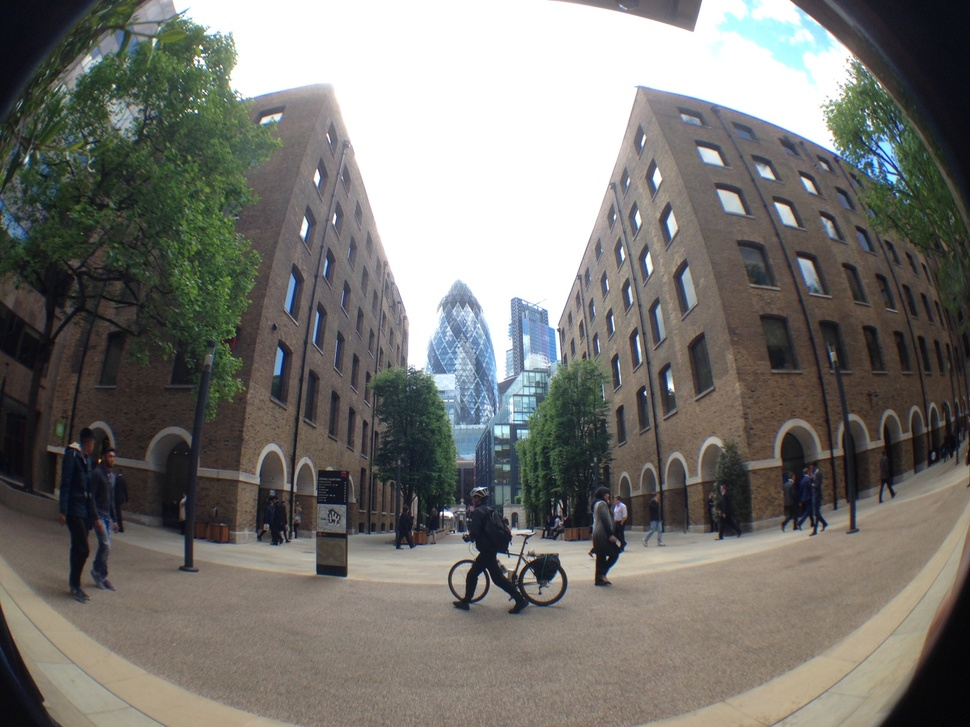
#> input picture week8/data/photo-1.jpg, 970 x 727 px, shrunk from 1632 x 1224 before the run
$ jupyter execute fish_eye_correction.ipynb
#> lines starting #> are read from the running program, lines starting #| are printed output that depends on the picture
[cell 1]
import numpy as np
import cv2
import matplotlib.pyplot as plt

[cell 2]
img = cv2.imread('data/photo-1.jpg')
#> img is the input picture: shape (727, 970, 3); mean B, G, R 113.5, 118.1, 119.6

[cell 3]
plt.imshow(img)

[cell 4]
distCoeff = np.zeros((4,1),np.float64)

# TODO: add your coefficients here!
k1 = -1.0e-5 * 3; # negative to remove barrel distortion
k2 = 0.0;
p1 = 0.0;
p2 = 0.0;

distCoeff[0,0] = k1;
distCoeff[1,0] = k2;
distCoeff[2,0] = p1;
cam = np.eye(3,dtype=np.float32)
cam[0,2] = img.shape[1]/2.0   # define center x
cam[1,2] = img.shape[0]/2.0 # define center y
cam[0,0] = 10.        # define focal length x
cam[1,1] = 10.

[cell 5]
dst = cv2.undistort(img,cam,distCoeff)
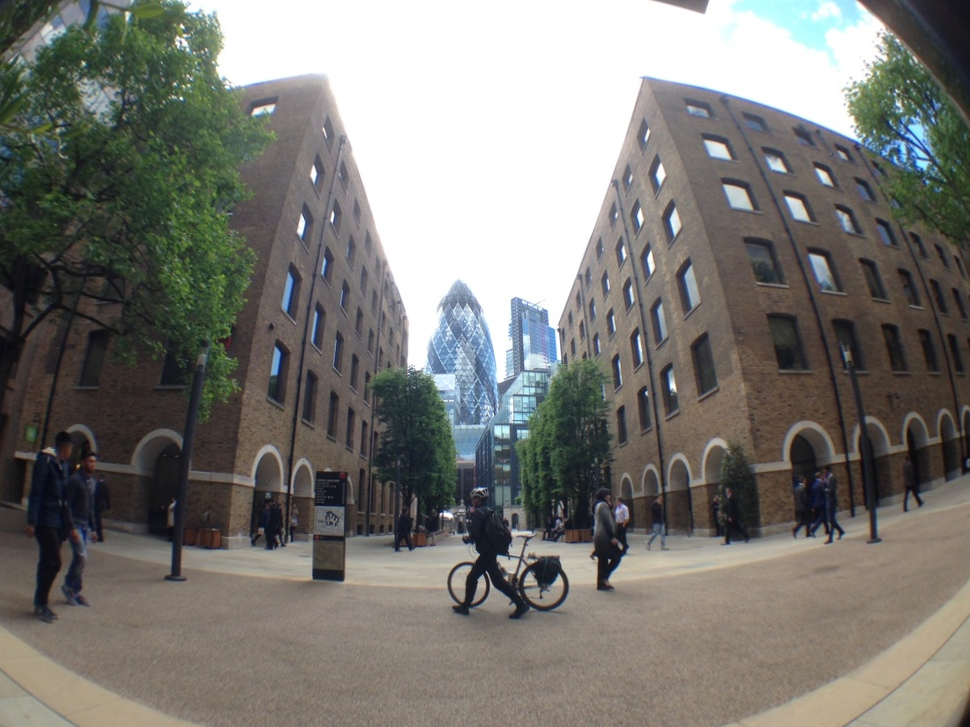
#> dst: shape (727, 970, 3); mean B, G, R 116.4, 121.4, 122.8


$ run again, with week8/data/fish.jpg copied over week8/data/photo-1.jpg
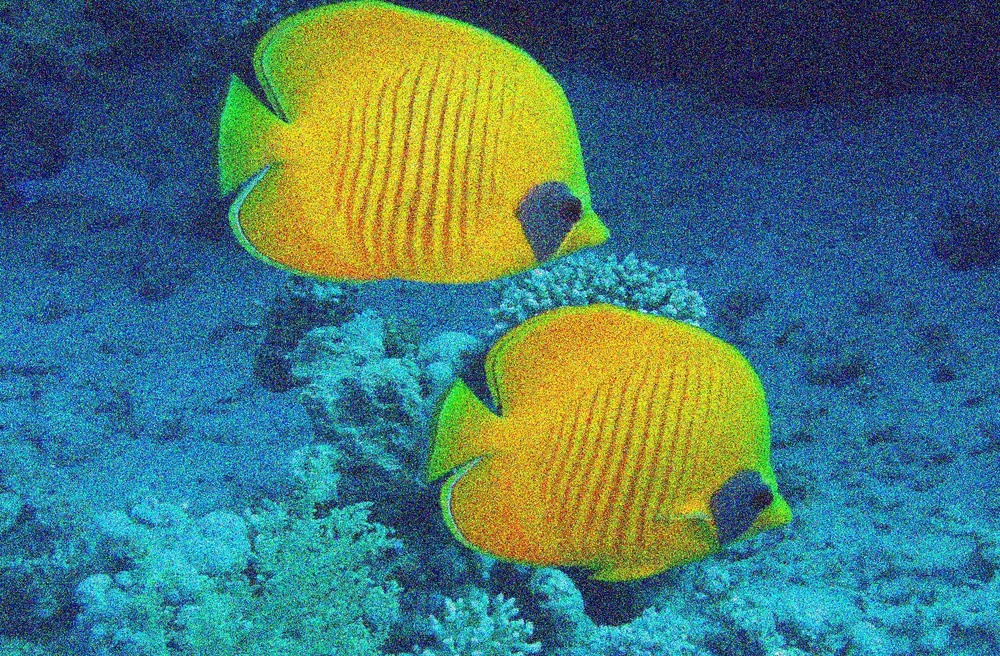
#> input picture week8/data/fish.jpg, 1000 x 656 px, shrunk from 1600 x 1050 before the run
#> img is the input picture: shape (656, 1000, 3); mean B, G, R 116.3, 118, 72.6
#> `dst = cv2.undistort(img,cam,distCoeff)`:
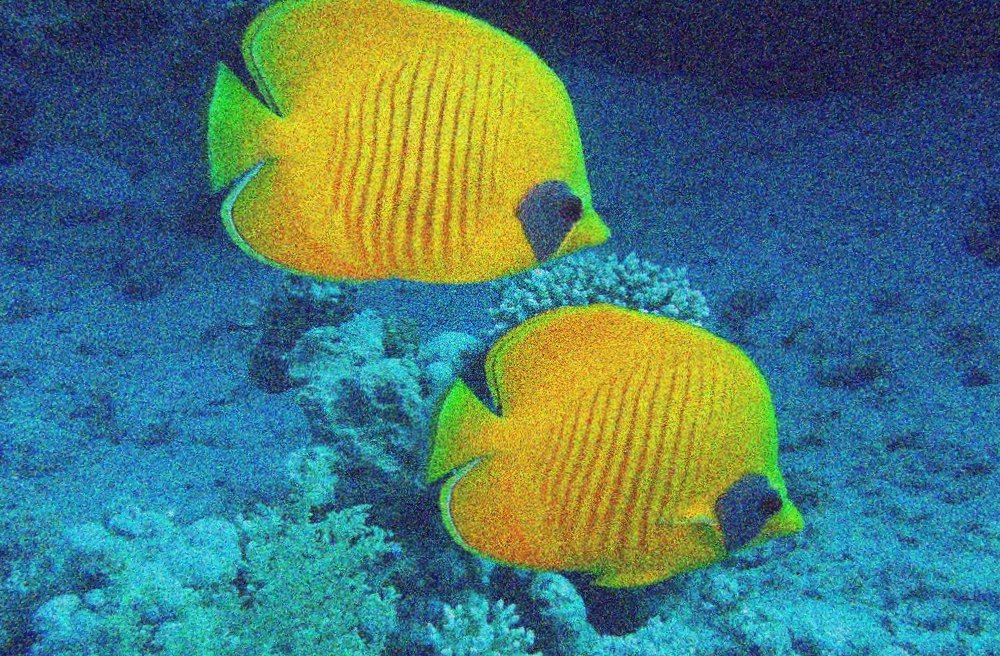
#> dst: shape (656, 1000, 3); mean B, G, R 116.4, 120.1, 74.4
